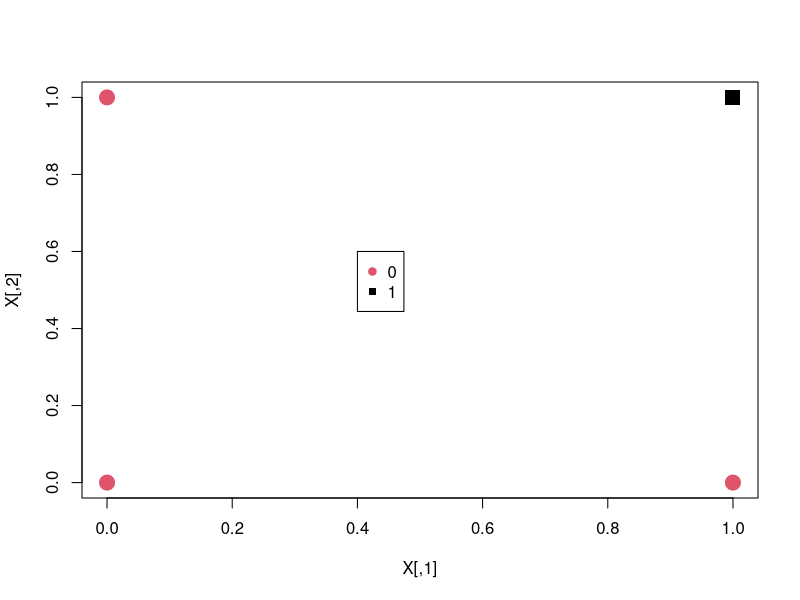
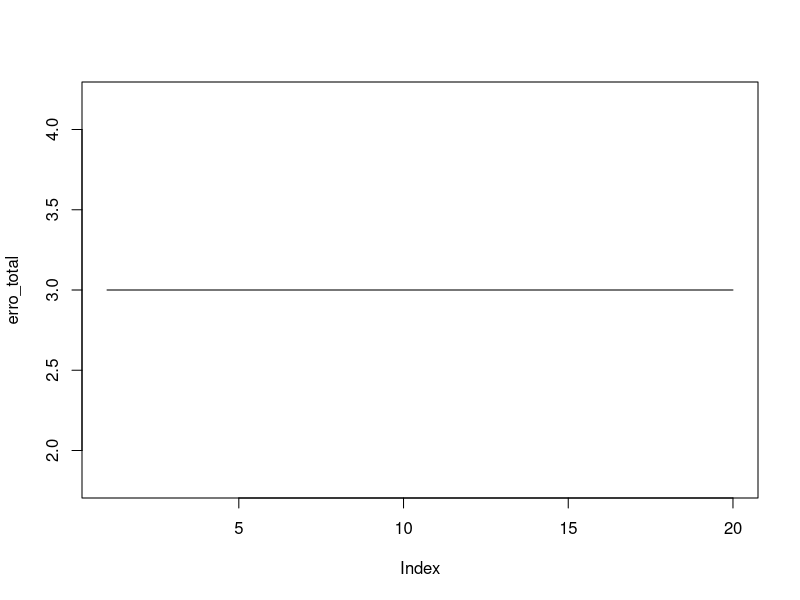
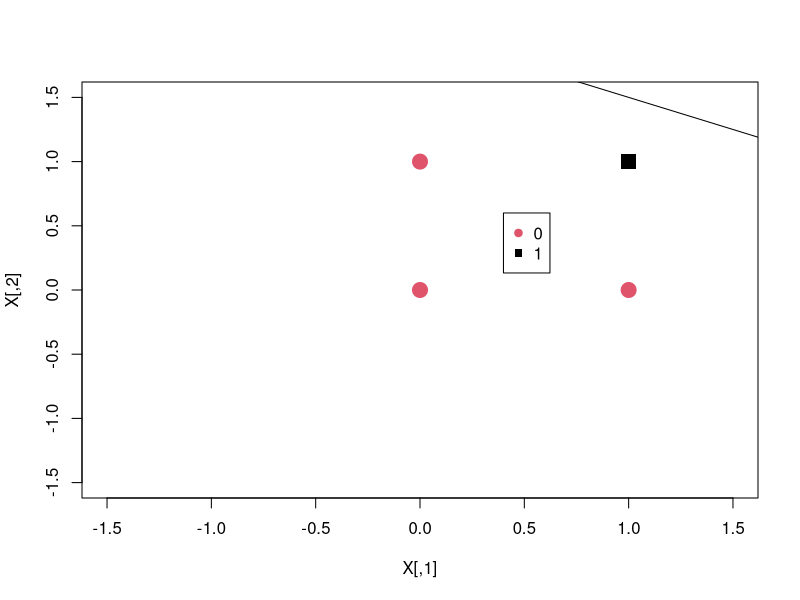

The R source for these figures, in order:
x1 <- c(0, 0, 1)
x2 <- c(0, 1, 1)
x3 <- c(1, 0, 1)
x4 <- c(1, 1, 1)

X <- rbind(x1, x2, x3, x4)
print(X)

Y <- c(0, 0, 0, 1)
print(Y)

plot(X, type = "n")
points(x1[1], x1[2], pch = c(19), cex = 2, col = "2")
points(x2[1], x2[2], pch = c(19), cex = 2, col = "2")
points(x3[1], x3[2], pch = c(19), cex = 2, col = "2")
points(x4[1], x4[2], pch = c(15), cex = 2, col = "1")
legend(0.4, 0.6, legend = c("0", "1"), col = c(2, 1), pch = c(19, 15))

# W<-c(0,0,1)
# W<-c(0.1,0.1,1)
W <- c(0.1, 0, 1)

# eta<-0.1
eta <- 0.01

epoca_max <- 20

erro_ite <- rep(0, dim(X)[1])

erro_total <- rep(0, epoca_max)

for (epoca in 1:epoca_max) {
  for (i in 1:dim(X)[1]) {
    v <- sum(X[i, ] * W)
    if (v > 0) {
      y_calc <- 1
    } else {
      y_calc <- 0
    }
    erro <- Y[i] - y_calc
    delta <- (eta * erro * X[i, ])
    W <- W + delta
    erro_ite[i] <- erro^2
  }
  erro_total[epoca] <- sum(erro_ite)
  if (sum(erro_ite) == 0) {
    break
  }
}

print(paste("Número de épocas usadas no treinamento", epoca, "de um máximo de", epoca_max))

print(W)

print(erro_total)

plot(erro_total, type = "l")

plot(X, type = "n", xlim = c(-1.5, 1.5), ylim = c(-1.5, 1.5))
points(x1[1], x1[2], pch = c(19), cex = 2, col = "2")
points(x2[1], x2[2], pch = c(19), cex = 2, col = "2")
points(x3[1], x3[2], pch = c(19), cex = 2, col = "2")
points(x4[1], x4[2], pch = c(15), cex = 2, col = "1")
legend(0.4, 0.6, legend = c("0", "1"), col = c(2, 1), pch = c(19, 15))

x_1 <- -(W[3] / W[1])

x_2 <- -(W[3] / W[2])

segments(x_1, 0, 0, x_2)
